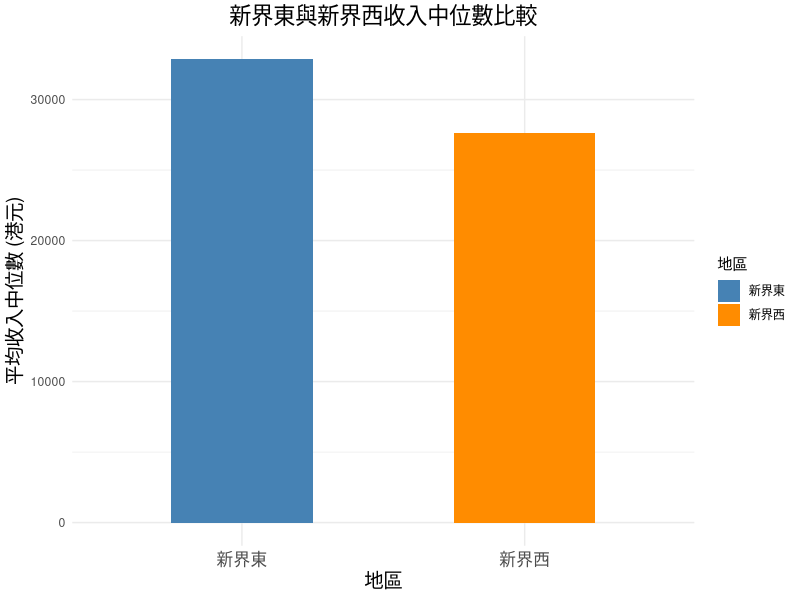

Write the R code that produced this figure.
# 加載必要的庫
library(dplyr)
library(ggplot2)

# 定義數據框，包含每個區域的收入中位數
data <- data.frame(
  區域 = c("中西區", "灣仔區", "西貢區", "南區", "東區", "沙田區", "大埔區", 
         "觀塘區", "油尖旺區", "黃大仙區", "深水埗區", "元朗區", "荃灣區", 
         "屯門區", "葵青區", "北區", "離島區"),
  收入中位數 = c(42600, 40500, 40400, 36000, 34400, 33800, 31700,
            31500, 30700, 30500, 30500, 30500, 30000,
            26500, 26000, 25500, 25000)
)

# 定義新界東和新界西的區域
new_territories_east <- c("沙田區", "西貢區", "大埔區", "北區")
new_territories_west <- c("屯門區", "元朗區", "荃灣區", "葵青區", "離島區")

# 添加一列，標註每個區域是否屬於新界東或新界西
data <- data %>%
  mutate(
    地區 = case_when(
      區域 %in% new_territories_east ~ "新界東",
      區域 %in% new_territories_west ~ "新界西",
      TRUE ~ "其他"
    )
  )

# 計算新界東和新界西的收入中位數統計
result <- data %>%
  filter(地區 %in% c("新界東", "新界西")) %>%
  group_by(地區) %>%
  summarise(
    平均收入中位數 = mean(收入中位數),
    總收入中位數 = sum(收入中位數)
  )

# 繪製棒形圖
ggplot(result, aes(x = 地區, y = 平均收入中位數, fill = 地區)) +
  geom_bar(stat = "identity", width = 0.5) +
  labs(title = "新界東與新界西收入中位數比較",
       x = "地區",
       y = "平均收入中位數 (港元)") +
  theme_minimal() +
  scale_fill_manual(values = c("新界東" = "steelblue", "新界西" = "darkorange")) +
  theme(axis.text.x = element_text(size = 12),
        axis.title = element_text(size = 14),
        plot.title = element_text(size = 16, hjust = 0.5))
